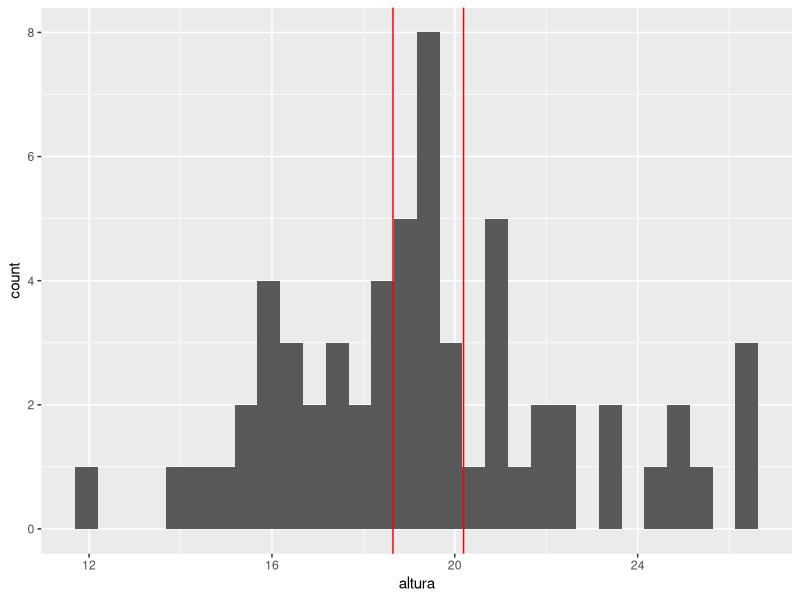
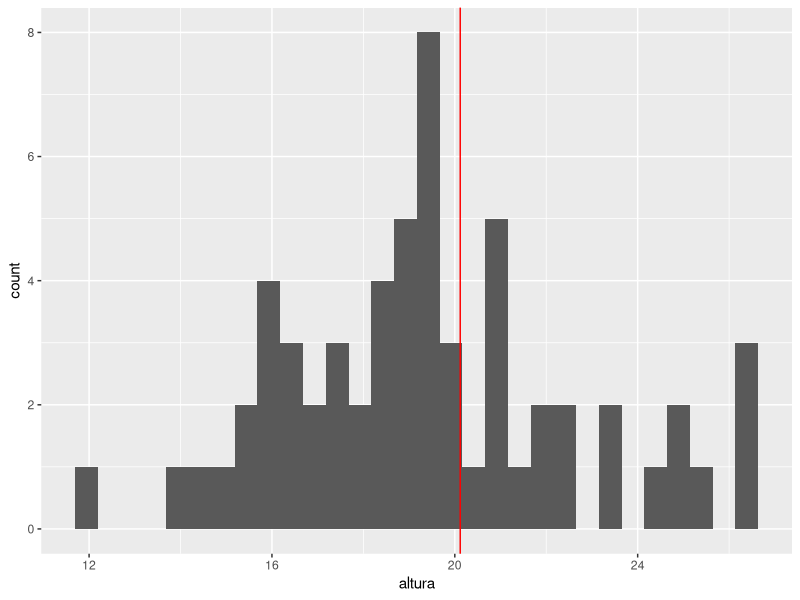
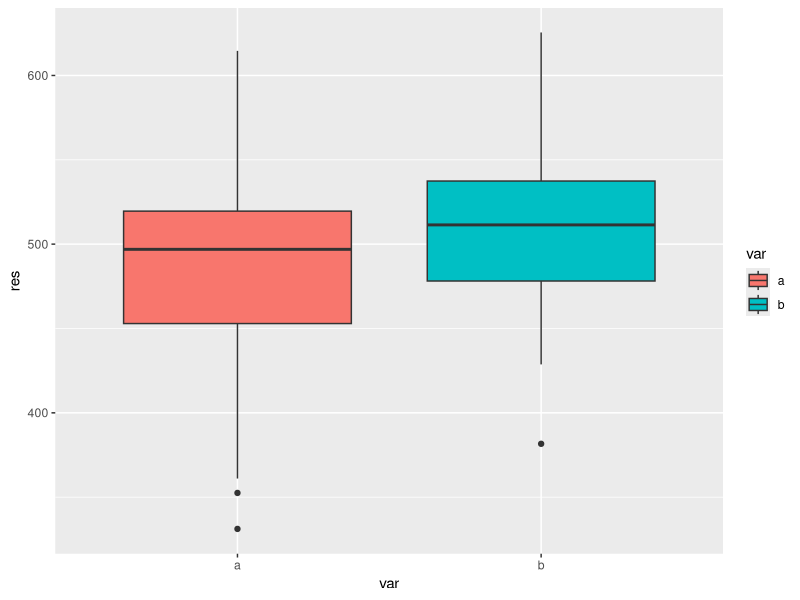

Recreate these plots in R, in order.
####ex1####
dados = read.csv('ex1.csv')
dados
install.packages("ggplot2")
library('ggplot2')

a = t.test(dados,conf.level = 0.93)
a$conf.int

ggplot(dados, aes(altura))+geom_histogram()+geom_vline(xintercept = a$conf.int, col = 'red')
#A verdadeira média está entre 18,64 e 20,19, com 93%
#de confiança, ou seja, a probabilidade de estarmos
#dizendo algo errado é de 7% (nível de significância)
####ex2####
dados1 = read.csv('ex2.csv')
(t2 = table(dados1$amostra))

prop.test(t2[2],sum(t2),conf.level = 0.97)
#A verdadeira média está entre 0.4560724 e 0.6122653, com 97%
#de confiança, ou seja, a probabilidade de estarmos
#dizendo algo errado é de 3% (nível de significância)
####ex3####

a = t.test(dados,alternative ='less',mu=21,conf.level = 0.95)
a$conf.int
ggplot(dados, aes(altura))+geom_histogram()+geom_vline(xintercept = 20.11849, col = 'red')
#H0: média = 21
#H1: média<21
#Com 95% de confiança, rejeita-se a hipótese nula, ou seja,
#podemos afirmar que a média é menor que 21, pois o
#p-valor obtido foi de 0,000185, sendo menor que α=0,05
####ex4####

prop.test(107,200,alternative ='two.side',p = 0.6,conf.level = 0.98)
#H0: p= 0,6
#H1: p≠0,6
#Com 98% de confiança, não rejeita-se a hipótese nula, ou seja, não
#podemos afirmar que a verdadeira proporção é diferente de 60%,
#pois o p-valor obtido foi de 0.0712, sendo maior que α=0,02 e os limites de reijeiçao sao 0.4506527||0.6174476
####ex5####
dados2 = read.csv('ex5.csv')
t.test(dados2$temperaturaB,dados2$temperaturaA,alternative ='greater', conf.level =0.94)

var = c(rep('a',60),rep('b',60))
d1 = data.frame(var = var, res =c(dados2$temperaturaA,dados2$temperaturaB))
ggplot(d1,aes(var,res,fill = var ))+geom_boxplot()
